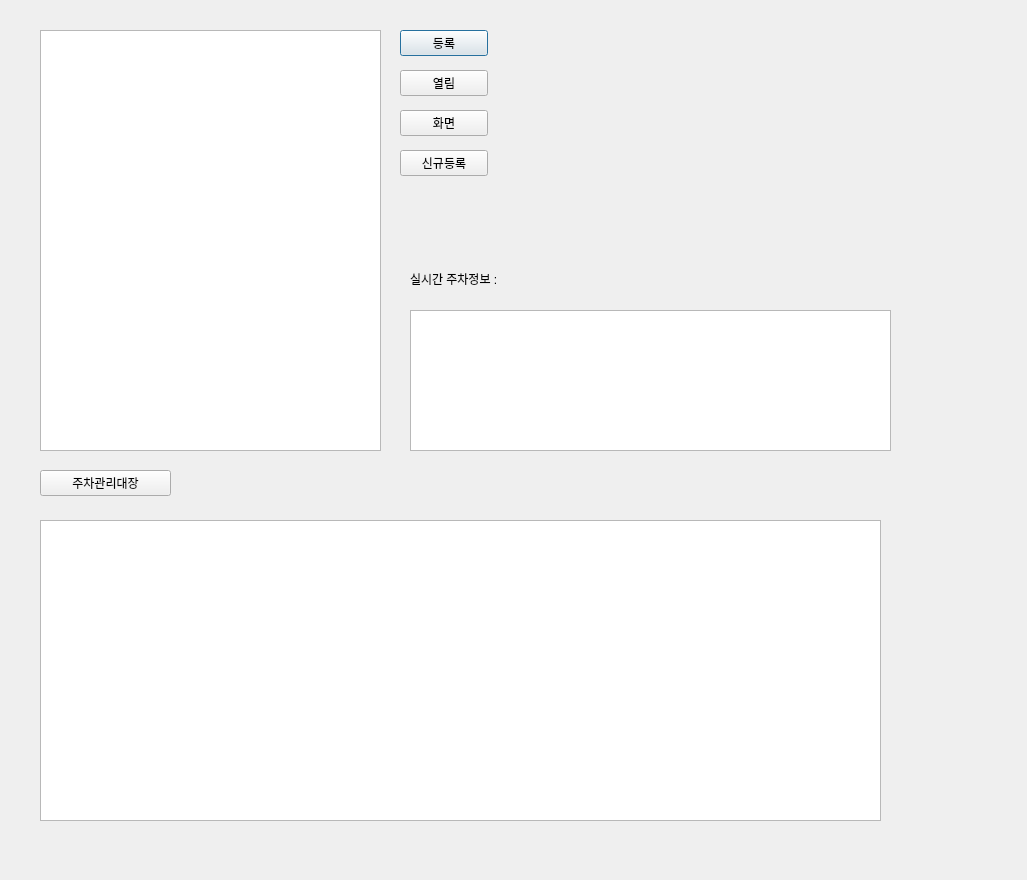
<?xml version="1.0" encoding="UTF-8"?>
<ui version="4.0">
 <class>Dialog</class>
 <widget class="QDialog" name="Dialog">
  <property name="geometry">
   <rect>
    <x>0</x>
    <y>0</y>
    <width>1027</width>
    <height>880</height>
   </rect>
  </property>
  <property name="windowTitle">
   <string>Dialog</string>
  </property>
  <widget class="QListWidget" name="listPlates">
   <property name="geometry">
    <rect>
     <x>40</x>
     <y>30</y>
     <width>341</width>
     <height>421</height>
    </rect>
   </property>
  </widget>
  <widget class="QPushButton" name="registerButton">
   <property name="geometry">
    <rect>
     <x>400</x>
     <y>30</y>
     <width>88</width>
     <height>26</height>
    </rect>
   </property>
   <property name="text">
    <string>등록</string>
   </property>
  </widget>
  <widget class="QPushButton" name="openButton">
   <property name="geometry">
    <rect>
     <x>400</x>
     <y>70</y>
     <width>88</width>
     <height>26</height>
    </rect>
   </property>
   <property name="text">
    <string>열림</string>
   </property>
  </widget>
  <widget class="QPushButton" name="offButton">
   <property name="geometry">
    <rect>
     <x>400</x>
     <y>110</y>
     <width>88</width>
     <height>26</height>
    </rect>
   </property>
   <property name="text">
    <string>화면</string>
   </property>
  </widget>
  <widget class="QPushButton" name="newregisterButton">
   <property name="geometry">
    <rect>
     <x>400</x>
     <y>150</y>
     <width>88</width>
     <height>26</height>
    </rect>
   </property>
   <property name="text">
    <string>신규등록</string>
   </property>
  </widget>
  <widget class="QLabel" name="videoLabel">
   <property name="geometry">
    <rect>
     <x>620</x>
     <y>30</y>
     <width>201</width>
     <height>121</height>
    </rect>
   </property>
   <property name="text">
    <string/>
   </property>
  </widget>
  <widget class="QLabel" name="label_2">
   <property name="geometry">
    <rect>
     <x>410</x>
     <y>270</y>
     <width>191</width>
     <height>18</height>
    </rect>
   </property>
   <property name="text">
    <string>실시간 주차정보 :</string>
   </property>
  </widget>
  <widget class="QTableWidget" name="tableWidget">
   <property name="geometry">
    <rect>
     <x>410</x>
     <y>310</y>
     <width>481</width>
     <height>141</height>
    </rect>
   </property>
  </widget>
  <widget class="QPushButton" name="manageButton">
   <property name="geometry">
    <rect>
     <x>40</x>
     <y>470</y>
     <width>131</width>
     <height>26</height>
    </rect>
   </property>
   <property name="text">
    <string>주차관리대장</string>
   </property>
  </widget>
  <widget class="QTableWidget" name="tableWidget_2">
   <property name="geometry">
    <rect>
     <x>40</x>
     <y>520</y>
     <width>841</width>
     <height>301</height>
    </rect>
   </property>
  </widget>
 </widget>
 <resources/>
 <connections/>
</ui>
